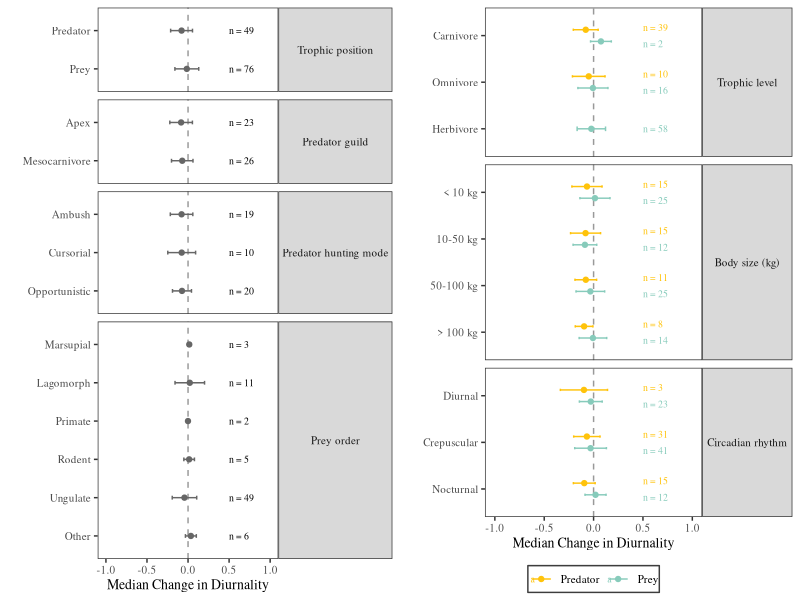

Write R code to recreate this figure.
## ---- chunk 1
knitr::opts_chunk$set(echo = FALSE, message = FALSE, warning = FALSE)
## ---- chunk 2
library(tidyverse) #for manipulating data
library(here) #for setting reproducible working directory
library(cowplot) #for combining plot panels
## ---- chunk 3
# Import data
data_predator <- read_csv(here("data", "VanScoyoc_et_al_data.csv"), trim_ws = TRUE) %>% 
                 mutate(ID = paste0(reference, predator_common), #add unique ID
                        trophic_position = "Predator",
                        diurnal_shift = pr_high_D_AR - pr_low_D_AR) %>% #calculate activity shift
                 dplyr::select(ID, reference, trophic_position, diurnal_shift,
                               predator_guild,predator_hunting_mode,
                               trophic_level = predator_trophic_level, 
                               body_mass = predator_mass_category,
                               circadian_rhythm = predator_circadian_rhythm) %>% 
                 unique() #remove duplicate predators

data_prey <- read_csv(here("data", "VanScoyoc_et_al_data.csv"), trim_ws = TRUE) %>% 
                 mutate(ID = paste0(reference, prey_common), #add unique ID
                        trophic_position = "Prey",
                        diurnal_shift = py_high_D_AR - py_low_D_AR) %>% #calculate activity shift
                 dplyr::select(ID, reference, trophic_position, diurnal_shift,
                               prey_order, body_mass = prey_mass_category, 
                               trophic_level = prey_trophic_level, 
                               circadian_rhythm = prey_circadian_rhythm) %>% 
                 unique() #remove duplicate prey

data <- full_join(data_predator, data_prey) #49 predators, 76 prey
## ---- chunk 4
#calculate median values, standard deviation, and sample size for each functional trait 

trophic_position <- data %>% 
                group_by(type = trophic_position) %>% 
                summarise(med_val = median(diurnal_shift), sd = sd(diurnal_shift), n = n()) %>% 
                mutate(group = "Trophic position")

bodysize <- data %>% 
                group_by(type = body_mass, trophic_position) %>% 
                summarise(med_val = median(diurnal_shift), 
                          sd = sd(diurnal_shift), n = n()) %>% 
                mutate(group = "Body size (kg)")

trophic_level <- data %>% 
                group_by(type = trophic_level, trophic_position) %>% 
                summarise(med_val = median(diurnal_shift), 
                          sd = sd(diurnal_shift), n = n()) %>% 
                mutate(group = "Trophic level")

circadian_rhythm <- data %>% 
                group_by(type = circadian_rhythm, trophic_position) %>% 
                summarise(med_val = median(diurnal_shift), 
                          sd = sd(diurnal_shift), n = n()) %>% 
                mutate(group = "Circadian rhythm")

hunting_mode <- data %>% 
                group_by(type = predator_hunting_mode) %>% 
                drop_na(type) %>% #drop prey values
                summarise(med_val = median(diurnal_shift), 
                          sd = sd(diurnal_shift), n = n()) %>% 
                mutate(group = "Predator hunting mode")

predator_guild <- data %>% 
                group_by(type = predator_guild) %>% 
                drop_na(type) %>% #drop prey values
                summarise(med_val = median(diurnal_shift), 
                          sd = sd(diurnal_shift), n = n()) %>% 
                mutate(group = "Predator guild")

prey_order <- data %>% 
                group_by(type = prey_order) %>% 
                drop_na(type) %>% #drop predator values
                summarise(med_val = median(diurnal_shift), 
                          sd = sd(diurnal_shift), n = n()) %>% 
                mutate(group = "Prey order")
## ---- chunk 5
#calculate confidence intervals and order variables for plotting

functional_traits <- rbind(trophic_position, predator_guild, hunting_mode, prey_order) %>% 
                     mutate(ci_low = med_val - sd, 
                            ci_high = med_val + sd,
                            group = factor(group, levels = c("Trophic position", "Predator guild", 
                                                             "Predator hunting mode", "Prey order")),
                            type = factor(type, levels = c("Prey", "Predator", 
                                                           "Mesocarnivore","Apex", 
                                                           "Other", "Ungulate", "Rodent",
                                                           "Primate","Lagomorph", "Marsupial",
                                                           "Opportunistic","Cursorial", "Ambush")))

functional_traits2 <- rbind(trophic_level, bodysize, circadian_rhythm) %>% 
                     mutate(ci_low = med_val - sd, 
                            ci_high = med_val + sd,
                            group = factor(group, levels = c("Trophic level","Body size (kg)", 
                                                             "Circadian rhythm")),
                            type = factor(type, levels = c("Herbivore","Omnivore", "Carnivore",
                                                           "> 100 kg","50-100 kg", "10-50 kg","< 10 kg",                                                                     "Nocturnal","Crepuscular","Diurnal")))
## ---- chunk 6
#create plot panel without colors

fig_S1a <- ggplot(functional_traits, aes(y = type, x = med_val, xmin = ci_low, xmax = ci_high)) +
            geom_vline(xintercept=0, color="grey60",linetype="dashed") +
            geom_point(color = "grey40") +
            geom_errorbarh(height = .1,color = "grey40") +
            scale_x_continuous(limits=c(-1,1),breaks=c(-1.5,-1,-0.5,0,.5,1))+
            facet_grid(group ~ ., scales = "free", space = "free") +
            theme_bw() +
            xlab("Median Change in Diurnality") +
            ylab("") +
            theme(strip.text.y = element_text(angle = 0),
                  text=element_text(size=10, family="serif"), 
                    panel.grid.minor = element_blank(),
                    panel.grid.major = element_blank()) +
            geom_text(aes(x = 0.5, label = paste0("n = ", n)), family = "serif", size = 2.5, hjust = 0)
## ---- chunk 7
#create plot panel with colors

fig_S1b <- ggplot(functional_traits2, aes(y = type, x = med_val, 
                                          xmin = ci_low, xmax = ci_high, color = as.factor(trophic_position))) +
              geom_vline(xintercept=0, color="grey60",linetype="dashed") +
              geom_point(position=position_dodge(width= -.5)) +
              geom_errorbarh(height = .1, position=position_dodge(width=-.5)) +
              scale_color_manual(values = c("Predator" = "#FFC30B","Prey" = "#87CBBB")) +
              scale_x_continuous(limits=c(-1,1),breaks=c(-1.5,-1,-0.5,0,.5,1))+
              facet_grid(group ~ ., scales = "free", space = "free") +
              theme_bw() +
              xlab("Median Change in Diurnality") +
              ylab("") +
              theme(strip.text.y = element_text(angle = 0),
                    text=element_text(size=10, family="serif"), 
                    legend.title = element_blank(), 
                    legend.background = element_rect(fill = "#FFFFFF", color = "#3D3D3D"), 
                    legend.position = "bottom", 
                    legend.margin= margin(1,1,1,1), 
                    legend.key = element_rect(fill = "transparent", colour = "transparent"), 
                    panel.grid.minor = element_blank(),
                    panel.grid.major = element_blank()) +
              geom_text(aes(x = 0.5, label = paste0("n = ", n)), position = position_dodge(width = -.7), 
                        family = "serif", size = 2.5, hjust = 0)
## ---- chunk 8
# Plot both figures
fig_S1 <- cowplot::plot_grid(fig_S1a, fig_S1b)
fig_S1
#ggsave("figure_S1.png", figure2, height = 4, width = 6.5, units = "in", dpi = 600)
